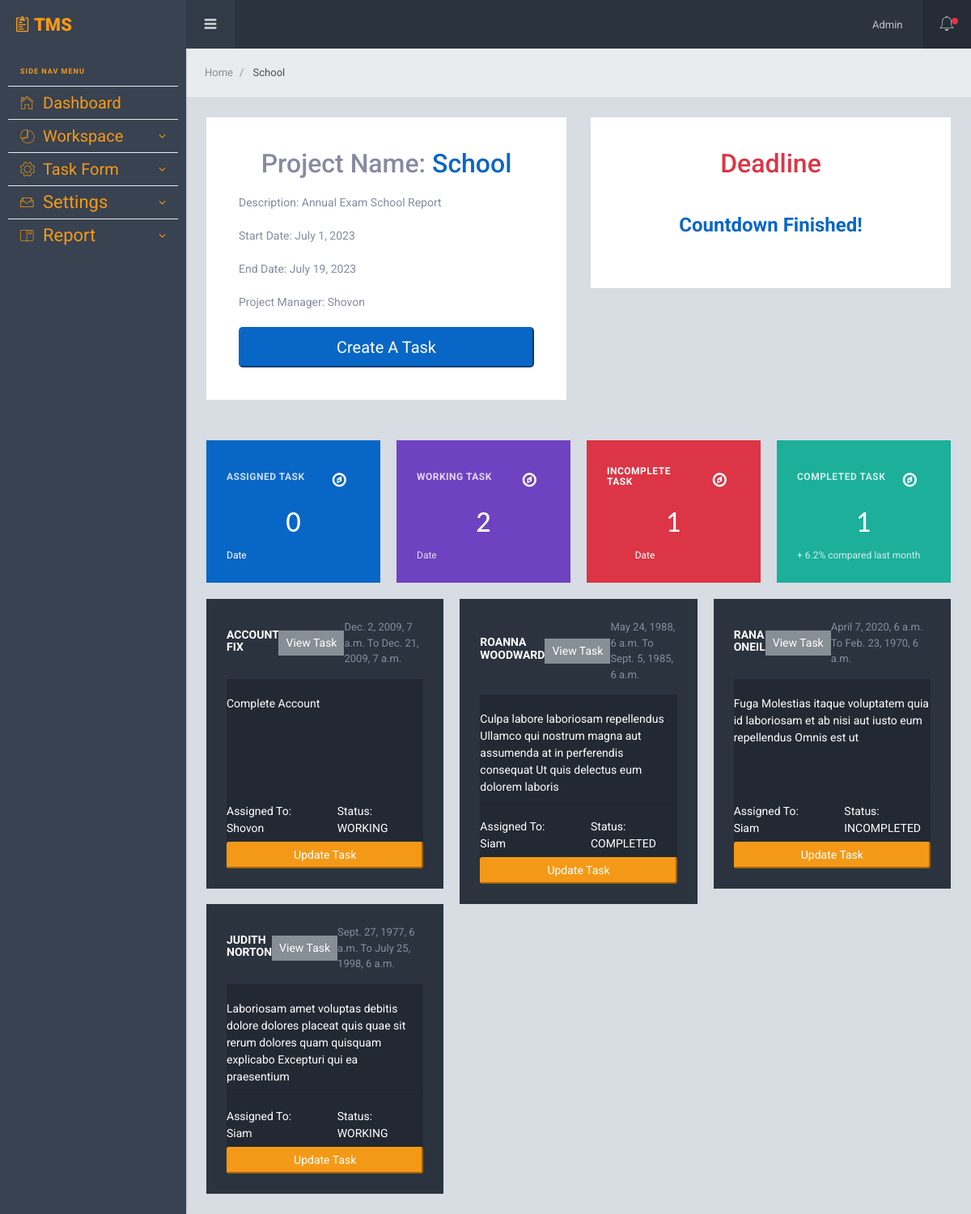
/project/project/1/ (signed in), run on the app's committed database.
### App_Project/models.py (models this page shows, shortened)
class Project(models.Model):
    name = models.CharField(max_length=255)
    description = models.TextField(max_length=500, blank=True, null=True)
    start_date = models.DateField()
    end_date = models.DateField()
    manager = models.ForeignKey(Employee, on_delete=models.CASCADE, related_name='managed_projects')
    employees = models.ManyToManyField(Employee, related_name='projects')

class Task(models.Model):
    STATUS_CHOICES = (
        ('ASSIGNED', 'Assigned'),
        ('WORKING', 'Working'),
        ('COMPLETED', 'Completed'),
        ('INCOMPLETED', 'Incompleted'),
    )
    name = models.CharField(max_length=255)
    description = models.TextField(max_length=500, blank=True, null=True)
    start_date = models.DateTimeField()
    end_date = models.DateTimeField()
    project = models.ForeignKey(Project, on_delete=models.CASCADE, related_name = 'tasks')
    assigned_to = models.ManyToManyField(Employee, related_name='assigned_tasks')
    status = models.CharField(max_length=20, choices=STATUS_CHOICES, default='ASSIGNED')
    completed_by = models.ManyToManyField(Employee, related_name='completed_tasks', blank=True)
    created_at = models.DateTimeField(auto_now_add=True)
    updated_at = models.DateTimeField(auto_now=True)

### App_User/models.py (models this page shows)
class Employee(models.Model):
    user = models.OneToOneField(User, on_delete=models.CASCADE)
    profile = models.ForeignKey(UserProfile, on_delete=models.CASCADE)
    is_active = models.BooleanField(default=True)
    def __str__(self):
        return self.user.username

### App_Project/views.py (the view)
# urls.py: path('project/<int:pk>/', views.project_detail, name='project_detail'),
@login_required
def project_detail(request, pk):
    project = get_object_or_404(Project, pk=pk)
    tasks = Task.objects.filter(project=project)
    assigned_count = project.tasks.filter(status='ASSIGNED').count()
    working_count = project.tasks.filter(status='WORKING').count()
    completed_count = project.tasks.filter(status='COMPLETED').count()
    incompleted_count = project.tasks.filter(status='INCOMPLETED').count()
    context = {'project': project, 'tasks': tasks,
                'assigned_count': assigned_count,
                'working_count': working_count,
                'completed_count': completed_count,
                'incompleted_count': incompleted_count,
               }
    return render(request, 'App_Project/project_detail.html', context)

### templates/App_Project/project_detail.html (shortened to what this page needs)
{% extends 'layouts/base.html' %}
{% load crispy_forms_tags %}
{% block span_block %}
{{ project.name }}
{% endblock span_block %}
{% block body_block %}
<div class="row mg-b-50">
  <div class="col-xl-6">
    <div class="card pd-20 pd-sm-40">
      <h2 class="">Project Name: <span class="text-primary"> {{ project.name }}</span></h2>
      <p>Description: {{ project.description }}</p>
      <p>Start Date: {{ project.start_date }}</p>
      <p>End Date: {{ project.end_date }}</p>
      <p>Project Manager: {{ project.manager|capfirst  }}</p>
      <button class="btn-lg btn-primary"><a class="text-white" href="{% url 'App_Project:create_task' project.pk %}">Create A Task</a></button>
    </div>
  </div>
  <div class="col-xl-6">
    <div class="row">
      <div class="col-xl-12">
        <div class="card pd-20 pd-sm-40">
          <h2 class="text-danger">Deadline</h2>
          <div class="countdown-container">
            <div id="countdown"></div>
          </div>
        </div>
      </div>
    </div>
  </div>
</div>
<div class="row row-sm mg-t-20">
  <div class="col-sm-6 col-xl-3">
    <div class="card pd-20 pd-sm-25 bg-primary">
      <div class="d-flex align-items-center justify-content-between mg-b-10">
        <h6 class="card-body-title tx-12 tx-white-8 tx-spacing-1">Assigned Task</h6>
        <a href="{% url 'App_Project:tasks_by_status' 'ASSIGNED' %}" class="btn btn-lg tx-white hover-warning"
        ><i class="fa fa-compass"></i
        ></a>
      </div>
      <h2 class="tx-white tx-lato tx-center mg-b-15">{{ assigned_count }}</h2>
      <p class="mg-b-0 tx-12 tx-white"> Date</p>
    </div>
  </div>
  <div class="col-sm-6 col-xl-3 mg-t-20 mg-sm-t-0">
    <div class="card bg-purple tx-white pd-25">
      <div class="d-flex align-items-center justify-content-between mg-b-10">
        <h6 class="card-body-title tx-12 tx-white-8 tx-spacing-1">
          Working Task
        </h6>
        <a href="{% url 'App_Project:tasks_by_status' 'WORKING' %}" class="btn btn-lg tx-white hover-warning"
        ><i class="fa fa-compass"></i
        ></a>
      </div>
      <h2 class="tx-lato tx-center mg-b-15">{{working_count}}</h2>
      <p class="mg-b-0 tx-12 op-8">Date</p>
    </div>
  </div>
  <div class="col-sm-6 col-xl-3 mg-t-20 mg-xl-t-0">
    <div class="card pd-20 pd-sm-25 bg-danger">
      <div class="d-flex align-items-center justify-content-between mg-b-10">
        <h6 class="card-body-title tx-12 tx-spacing-1 tx-white">
          Incomplete Task
        </h6>
        <a href="{% url 'App_Project:tasks_by_status' 'INCOMPLETED' %}" class="btn btn-lg tx-white hover-warning"
          ><i class="fa fa-compass"></i
        ></a>
      </div>
      <h2 class="tx-white tx-lato tx-center mg-b-15">{{ incompleted_count }}</h2>
      <p class="mg-b-0 tx-12 tx-white">
        <span class="tx-danger">- 3.4%</span> Date
      </p>
    </div>
  </div>
  <div class="col-sm-6 col-xl-3 mg-t-10 mg-xl-t-0">
    <div class="card bg-teal tx-white pd-25">
      <div class="d-flex align-items-center justify-content-between mg-b-10">
        <h6 class="card-body-title tx-12 tx-white-8 tx-spacing-1">
          Completed Task
        </h6>
        <a href="{% url 'App_Project:tasks_by_status' 'COMPLETED' %}" class="btn btn-lg tx-white hover-warning"
        ><i class="fa fa-compass"></i
        ></a>
      </div>
      <h2 class="tx-lato tx-center mg-b-15">{{completed_count}}</h2>
      <p class="mg-b-0 tx-12 op-8">+ 6.2% compared last month</p>
    </div>
  </div>
</div>
<div class="row row-sm mg-t-20">
  {% for task in project.tasks.all %}
  <div class="col-md-6 col-xl-4 mg-t-20 mg-xl-t-0">
    <div class="card pd-20 pd-sm-25 bg-sl-primary">
      <div class="d-flex justify-content-between align-items-center mg-b-15">
        <h3 class="card-body-title tx-white mg-b-5">{{ task.name }}</h3>
        <button class="btn btn-sm bg-secondary"><a class="text-white" href="{% url 'App_Project:task_details' task_id=task.id %}">View Task</a></button>
        <p class="tx-13 mg-b-0">{{ task.start_date }} To {{ task.end_date }}</p>
      </div>
      <div class="bg-black-2 text-white">
        <div id="rickshaw3" class="wd-100p ht-100 text-white">
          <p>{{ task.description }}</p>
        </div>
        <hr>
        <div class="row mg-b-6">
          <div class="col-sm-6">
            {% for employee in task.assigned_to.all %}
             Assigned To: {{ employee.user.username|capfirst }}
            {% endfor %}
          </div>
          <div class="col-sm-6">
            Status: {{ task.status }}
          </div>
        </div>
      </div>
     <button class="btn-sm btn-warning"><a class="text-white" href="{% url 'App_Project:edit_task' pk=task.pk %}">Update Task</a></button>
    </div>
  </div>
  {% endfor %}
</div>
{% endblock body_block %}

### templates/layouts/navbar.html (shortened to what this page needs)
{% load static %}
    <div class="sl-header">
        <div class="sl-header-left">
          <div class="navicon-left hidden-md-down"><a id="btnLeftMenu" href=""><i class="icon ion-navicon-round"></i></a></div>
        </div>
        <div class="sl-header-right">
          <nav class="nav">
            <div class="dropdown">
              <a href="" class="nav-link nav-link-profile" data-toggle="dropdown">
                <span class="logged-name"><span class="hidden-md-down">{{user|capfirst }} </span></span>
              </a>
            </div>
          </nav>
          <div class="navicon-right">
            <a id="btnRightMenu" href="" class="pos-relative">
              <i class="icon ion-ios-bell-outline"></i>
              <span class="square-8 bg-danger"></span>
            </a>
          </div>
        </div>
      </div>

### static/assets/css/custom.css (style rules this page uses)
* { cursor: pointer; }
h2 { text-align: center; margin-bottom: 20px; }

### templates/App_Project/project_detail.html (style rules this page uses)
.countdown-container { background-color: #ffffff; padding: 20px; }
#countdown { font-size: 24px; font-weight: bold; text-align: center; color: #0866C6; }

### data on the page
Project: name "School", description "Annual Exam School Report", start_date "July 1, 2023", end_date "July 19, 2023", manager "Shovon"
Task: name "ACCOUNT FIX", start_date "Dec. 2, 2009, 7 a.m.", end_date "Dec. 21, 2009, 7 a.m.", description "Complete Account", status "WORKING"
Employee: user.username "Shovon"
Task: name "ROANNA WOODWARD", start_date "May 24, 1988, 6 a.m.", end_date "Sept. 5, 1985, 6 a.m.", description "Culpa labore laboriosam repellendus Ullamco qui nostrum magna aut assumenda at in perferendis consequat Ut quis delectus eum dolorem laboris", status "COMPLETED"
Employee: user.username "Siam"
Task: name "RANA ONEIL", start_date "April 7, 2020, 6 a.m.", end_date "Feb. 23, 1970, 6 a.m.", description "Fuga Molestias itaque voluptatem quia id laboriosam et ab nisi aut iusto eum repellendus Omnis est ut", status "INCOMPLETED"
Task: name "JUDITH NORTON", start_date "Sept. 27, 1977, 6 a.m.", end_date "July 25, 1998, 6 a.m.", description "Laboriosam amet voluptas debitis dolore dolores placeat quis quae sit rerum dolores quam quisquam explicabo Excepturi qui ea praesentium", status "WORKING"

### other printed values
{{ user|capfirst }} "Admin"
{{ assigned_count }} "0"
{{ working_count }} "2"
{{ incompleted_count }} "1"
{{ completed_count }} "1"
